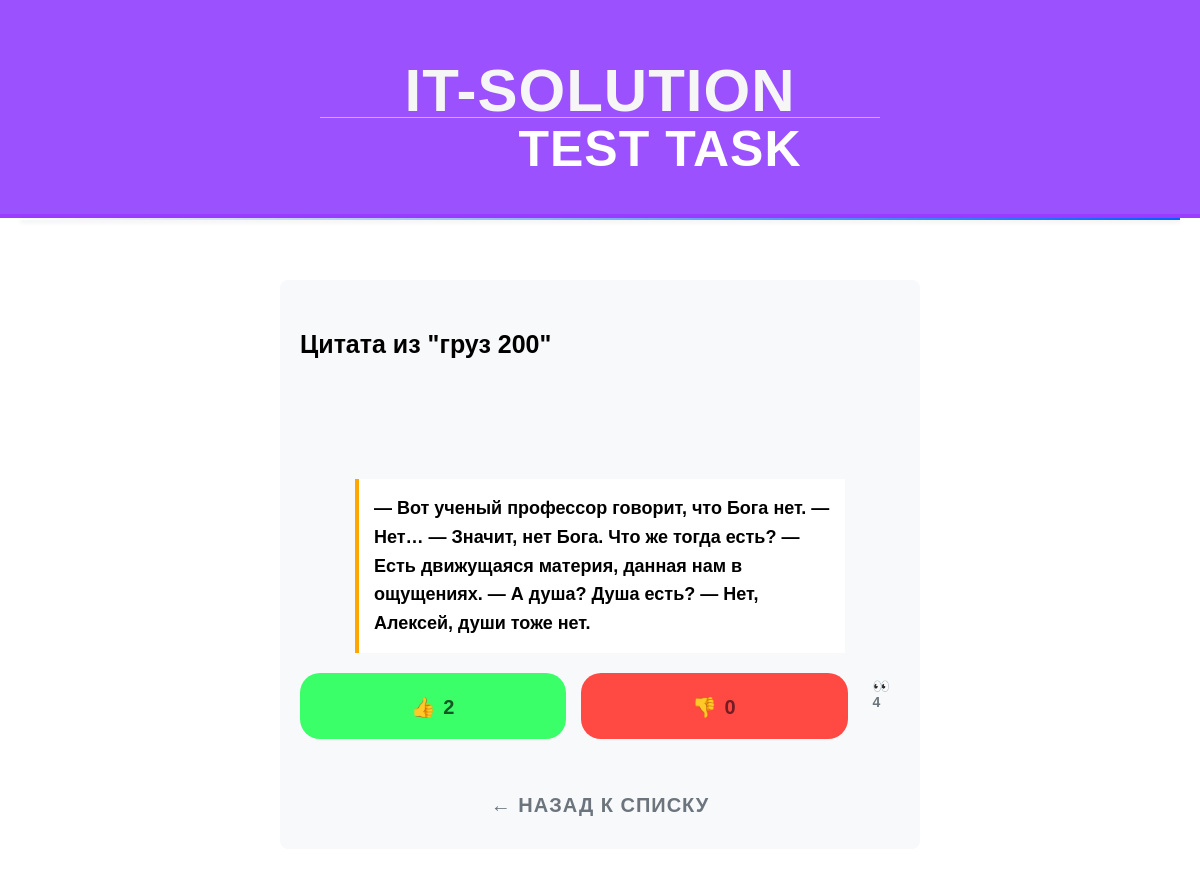
/random_quotes/4/, run on the app's committed database.
### random_quotes/models.py (models this page shows, shortened)
class Quote(models.Model):
    logger.info(f"DB Model")
    text = models.CharField(blank=False, max_length=200, unique=True)
    likes = models.PositiveIntegerField(default=0)
    dislikes = models.PositiveIntegerField(default=0)
    weight = models.FloatField(blank=False)
    views_count = models.BigIntegerField(default=0)
    image = models.ImageField(upload_to='quotes/', blank=True, null=True)
    source = models.ForeignKey(Source, on_delete=models.CASCADE, blank=False, related_name='quotes')
    def save(self, *args, **kwargs):
        if not self.pk and not self.image:
            self.uploadImage()
        super().save(*args, **kwargs)

class Source(models.Model):
    source_name = models.CharField(blank=False, max_length=500, unique=True)
    def __str__(self):
        return self.source_name

### random_quotes/views.py (the view)
# urls.py: path('<int:quote_id>/', views.quote_detail, name='quote_detail'),
def quote_detail(request, quote_id):
    quote = get_object_or_404(Quote, pk=quote_id)
    quote.views_count += 1
    quote.save()
    return render(request, 'random_quotes/detail.html', {'quote': quote})

### random_quotes/templates/random_quotes/detail.html (shortened to what this page needs)
{% extends "base.html" %}
{% block content %}
<div class="quote-detail">
    <h2>Цитата из "{{ quote.source }}"</h2>
    <div class="quote-text">{{ quote.text }}</div>
    <div class="quote-actions">
        <a href="{% url 'like_quote' quote.id %}" class="like-btn">👍 {{ quote.likes }}</a>
        <a href="{% url 'dislike_quote' quote.id %}" class="dislike-btn">👎 {{ quote.dislikes }}</a>
        <span class="views">👀 {{ quote.views_count }}</span>
    </div>
    <a href="{% url 'quote_list' %}" class="back-link">← Назад к списку</a>
</div>
{% endblock %}

### random_quotes/static/random_quotes/css/base.css (style rules this page uses)
body { margin:0; padding:0; font-family: 'Russo One', sans-serif; }
a { color:#fbfbfb; text-decoration:none; font-family: 'Russo One', sans-serif; }
h1, h2, h3, h4, h5 , h6 { font-family: 'Muli', sans-serif; font-weight:normal; }
h2 { font-weight:bold; padding:0 0 100px 0; margin:100px 100px 20px 100px; margin:30px 0 20px; font-family: 'Russo One', sans-serif; font-size:25px; }
.quote-text { flex-grow: 1; font-size: 16px; line-height: 1.5; }
.quote-detail { border-radius: 80px; max-width: 600px; margin: 30px auto; padding: 20px; background: #f8f9fa; border-radius: 8px; }
.quote-text { font-size: 18px; line-height: 1.6; margin: 20px 55px; padding: 15px; background: white; border-left: 4px solid #ffa600; }
.quote-actions { border-radius: 80px; display: flex; gap: 15px; margin: 20px 0; }
body { font-family: 'Lato', sans-serif; }
a { border-radius:20px; display: inline-block; width: 600px; height: 50px; line-height: 52px; font-weight: bold; text-decoration: none; text-align: center; text-transform: uppercase; letter-spacing: 1px; transition: all .35s; white-space: nowrap }
.back-link { display: inline-block; margin-top: 20px; color: #6c757d; }
.like-btn, .dislike-btn { padding: 8px 15px; border-radius: 4px; text-decoration: none; }
.like-btn { border-radius: 20px; background: #3aff68; color: #155724; }
.dislike-btn { border-radius: 20px; background: hsl(2, 100%, 63%); color: #721c24; }
.views { padding: 8px 15px; color: #6c757d; }
.views { padding: 5px 10px; color: #6c757d; font-size: 14px; }

### data on the page
Quote: source "груз 200", text "— Вот ученый профессор говорит, что Бога нет. — Нет… — Значит, нет Бога. Что же тогда есть? — Есть движущаяся материя, данная нам в ощущениях. — А душа? Душа есть? — Нет, Алексей, души тоже нет.", likes "2", dislikes "0", views_count "4"
